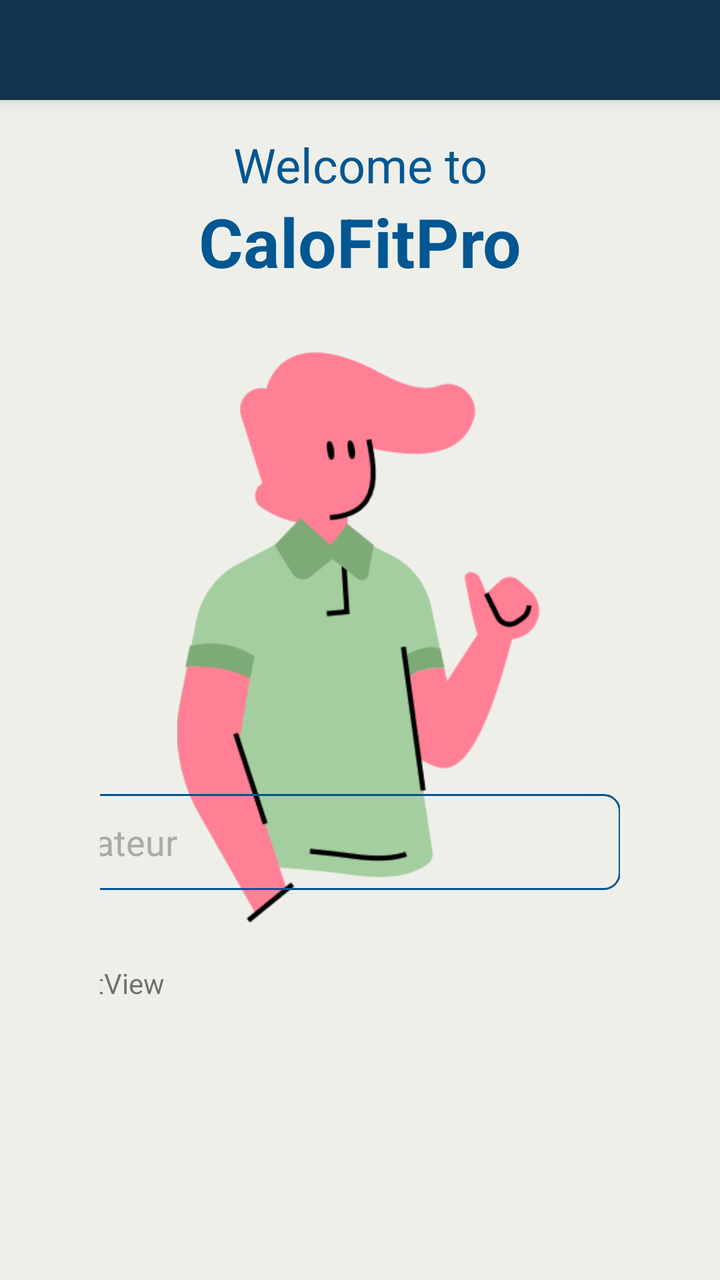
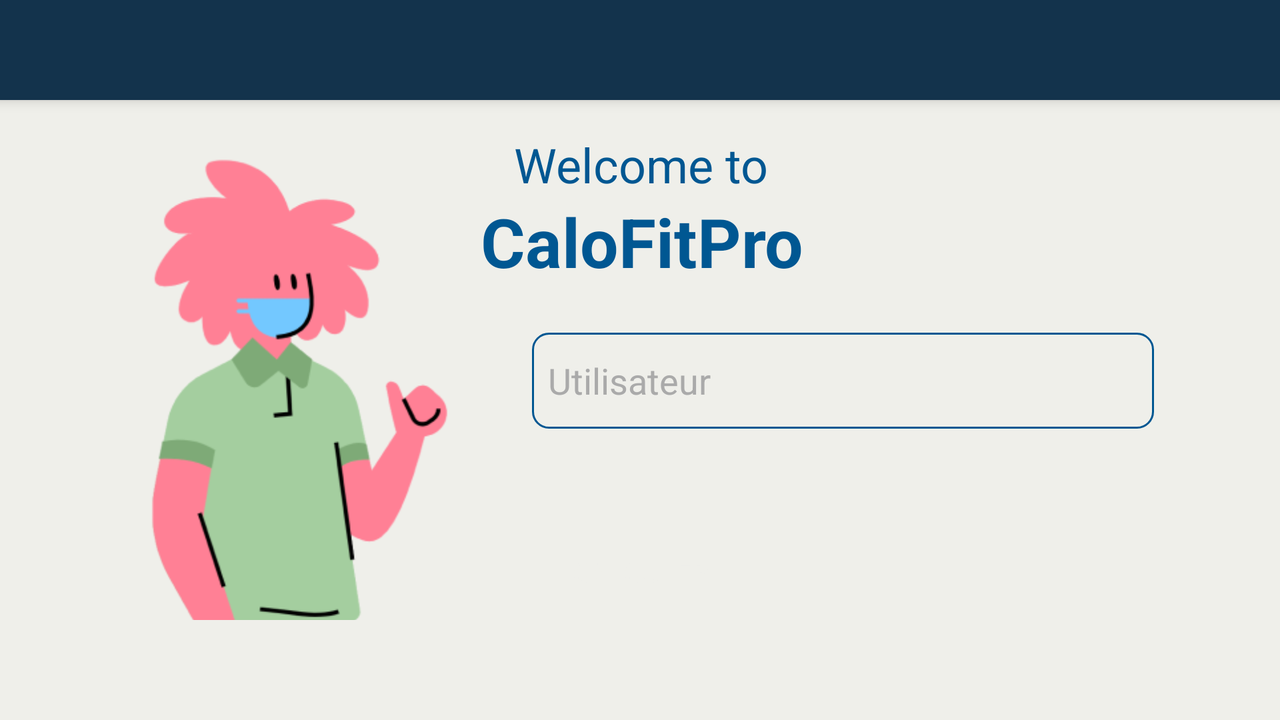

First picture: res/layout/ on a phone held upright. Second picture: the repository's own variant of that layout, on a device whose configuration matches the variant's folder. Source for both follows.
<!-- AndroidManifest.xml: application theme Theme.CaloFitPro -->
<!-- res/layout/activity_main.xml -->
<?xml version="1.0" encoding="utf-8"?>
<androidx.constraintlayout.widget.ConstraintLayout
        xmlns:android="http://schemas.android.com/apk/res/android"
        xmlns:tools="http://schemas.android.com/tools"
        xmlns:app="http://schemas.android.com/apk/res-auto"
        android:layout_width="match_parent"
        android:layout_height="match_parent"
        tools:context=".MainActivity"
        android:fontFamily="@font/poppins"
        android:background="@color/beige">

    <androidx.appcompat.widget.Toolbar
            android:id="@+id/main_toolbar"
            android:layout_width="match_parent"
            android:layout_height="50dp"
            android:background="?attr/colorPrimary"
            android:elevation="4dp"
            android:theme="@style/ThemeOverlay.AppCompat.ActionBar"
            app:popupTheme="@style/ThemeOverlay.AppCompat.Light" app:layout_constraintTop_toTopOf="parent"
            app:layout_constraintStart_toStartOf="parent"/>

    <androidx.constraintlayout.widget.ConstraintLayout
            android:layout_width="match_parent"
            android:layout_height="match_parent" app:layout_constraintStart_toStartOf="parent"
            app:layout_constraintTop_toTopOf="parent" android:layout_marginStart="50dp" android:layout_marginTop="50dp"
            app:layout_constraintEnd_toEndOf="parent" app:layout_constraintBottom_toBottomOf="parent"
            android:layout_marginEnd="50dp" android:layout_marginBottom="50dp">

        <TextView
                android:id="@+id/textView"
                android:layout_width="wrap_content"
                android:layout_height="wrap_content"
                android:text="@string/app_name"
                android:textSize="34sp"
                android:textStyle="bold"
                android:textColor="@color/blue"
                app:layout_constraintStart_toStartOf="parent"
                app:layout_constraintEnd_toEndOf="parent"
                app:layout_constraintTop_toTopOf="parent" android:layout_marginTop="48dp"
                app:layout_constraintHorizontal_bias="0.503"/>
        <TextView
                android:id="@+id/welcomeTextView"
                android:layout_width="wrap_content"
                android:layout_height="wrap_content"
                android:text="@string/welcome_to"
                android:textSize="24sp"
                android:fontWeight="500"
                android:textColor="@color/blue"
                app:layout_constraintStart_toStartOf="parent"
                app:layout_constraintEnd_toEndOf="parent"
                app:layout_constraintHorizontal_bias="0.502" app:layout_constraintTop_toTopOf="parent"
                android:layout_marginTop="16dp"/>
        <ImageView
                android:id="@+id/homeImage"
                android:layout_width="201dp"
                android:layout_height="289dp"
                app:srcCompat="@drawable/login_img"
                app:layout_constraintStart_toStartOf="parent"
                app:layout_constraintEnd_toEndOf="parent"
                app:layout_constraintTop_toBottomOf="@id/welcomeTextView" android:layout_marginTop="76dp"
                app:layout_constraintHorizontal_bias="0.504"/>

        <EditText
                android:id="@+id/editTextText"
                android:layout_width="311dp"
                android:layout_height="48dp"
                android:ems="10"
                android:inputType="text"
                android:hint="@string/utilisateur"
                android:background="@drawable/rounded_search"
                android:textColorHint="@android:color/darker_gray"
                app:layout_constraintStart_toStartOf="parent"
                app:layout_constraintEnd_toEndOf="parent" android:autofillHints=""
                app:layout_constraintHorizontal_bias="1.0" android:layout_marginBottom="37dp"
                app:layout_constraintBottom_toTopOf="@+id/oldCalorieValue"/>
        <TextView
                android:id="@+id/oldCalorieValue"
                android:layout_width="310dp"
                android:layout_height="48dp"
                android:text="TextView"
                app:layout_constraintEnd_toEndOf="parent"
                app:layout_constraintStart_toStartOf="parent"
                app:layout_constraintBottom_toTopOf="@+id/homeCalculate" android:layout_marginBottom="12dp"/>
        <androidx.appcompat.widget.AppCompatButton
                android:id="@+id/homeCalculate"
                android:layout_width="141dp"
                android:layout_height="48dp"
                android:text="@string/calculer"
                android:background="@drawable/rounded_button"
                app:layout_constraintBottom_toBottomOf="parent"
                app:layout_constraintStart_toStartOf="parent"
                app:layout_constraintEnd_toEndOf="parent"
                android:textColor="@color/beige" app:layout_constraintHorizontal_bias="0.005"/>
        <androidx.appcompat.widget.AppCompatButton
                android:id="@+id/graphBtn"
                android:layout_width="141dp"
                android:layout_height="48dp"
                android:text="@string/voir_mon_graphique"
                android:background="@drawable/rounded_button"
                app:layout_constraintBottom_toBottomOf="parent"
                app:layout_constraintStart_toStartOf="parent"
                app:layout_constraintEnd_toEndOf="parent"
                android:textColor="@color/beige" app:layout_constraintHorizontal_bias="1.0"/>


    </androidx.constraintlayout.widget.ConstraintLayout>


</androidx.constraintlayout.widget.ConstraintLayout>
<!-- resources referenced by this layout -->
<resources>
  <color name="beige">#EFEFEA</color>
  <color name="blue">#005792</color>
  <!-- drawable login_img: png bitmap (drawable, 18648 bytes) -->
  <!-- drawable rounded_search (drawable) -->
  <shape xmlns:android="http://schemas.android.com/apk/res/android">
      <solid android:color="@android:color/transparent" />
      <corners android:radius="8dp" />
      <stroke android:width="1dp" android:color="@color/blue" />
      <padding android:left="8dp" android:top="8dp" android:right="8dp" android:bottom="8dp"/>
  </shape>
  <string name="app_name">CaloFitPro</string>
  <string name="calculer">Calculer</string>
  <string name="utilisateur">Utilisateur</string>
  <string name="voir_mon_graphique">Voir mon graphique</string>
  <string name="welcome_to">Welcome to</string>
  <style name="Theme.CaloFitPro" parent="Base.Theme.CaloFitPro" />
  <style name="Base.Theme.CaloFitPro" parent="Theme.AppCompat.Light.NoActionBar">
          <item name="colorPrimary">@color/dark_blue</item>
          <item name="colorPrimaryVariant">@color/dark_blue</item>
          <item name="colorOnPrimary">@color/white</item>
          <item name="colorSecondary">@color/black</item>
          <item name="colorSecondaryVariant">@color/orange</item>
          <item name="colorOnSecondary">@color/white</item>
          <item name="colorSurface">@color/beige</item>
          <item name="colorOnSurface">@color/black</item>
          <item name="colorError">@color/orange</item>
          <item name="colorOnError">@color/white</item>
          <item name="textFillColor">@color/blue</item>
          <item name="android:textColorPrimary">@color/dark_blue</item>
      </style>
  <color name="dark_blue">#13334C</color>
  <color name="white">#FFFFFFFF</color>
  <color name="black">#FF000000</color>
  <color name="orange">#FD5F00</color>
</resources>
<!-- res/layout-land/activity_main.xml (the repository's variant of the layout above) -->
<!-- drawn on the phone turned sideways -->
<?xml version="1.0" encoding="utf-8"?>
<androidx.constraintlayout.widget.ConstraintLayout
        xmlns:android="http://schemas.android.com/apk/res/android"
        xmlns:tools="http://schemas.android.com/tools"
        xmlns:app="http://schemas.android.com/apk/res-auto"
        android:layout_width="match_parent"
        android:layout_height="match_parent"
        tools:context=".MainActivity"
        android:fontFamily="@font/poppins"
        android:background="@color/beige">

    <androidx.appcompat.widget.Toolbar
            android:id="@+id/main_toolbar"
            android:layout_width="match_parent"
            android:layout_height="50dp"
            android:background="?attr/colorPrimary"
            android:elevation="4dp"
            android:theme="@style/ThemeOverlay.AppCompat.ActionBar"
            app:popupTheme="@style/ThemeOverlay.AppCompat.Light" app:layout_constraintTop_toTopOf="parent"
            app:layout_constraintStart_toStartOf="parent"/>

    <androidx.constraintlayout.widget.ConstraintLayout
            android:layout_width="match_parent"
            android:layout_height="match_parent" app:layout_constraintStart_toStartOf="parent"
            app:layout_constraintTop_toTopOf="parent" android:layout_marginStart="50dp" android:layout_marginTop="50dp"
            app:layout_constraintEnd_toEndOf="parent" app:layout_constraintBottom_toBottomOf="parent"
            android:layout_marginEnd="50dp" android:layout_marginBottom="50dp">

        <TextView
                android:id="@+id/textView"
                android:layout_width="wrap_content"
                android:layout_height="wrap_content"
                android:text="@string/app_name"
                android:textSize="34sp"
                android:textStyle="bold"
                android:textColor="@color/blue"
                app:layout_constraintStart_toStartOf="parent"
                app:layout_constraintEnd_toEndOf="parent"
                app:layout_constraintTop_toTopOf="parent" android:layout_marginTop="48dp"
                app:layout_constraintHorizontal_bias="0.503"/>
        <TextView
                android:id="@+id/welcomeTextView"
                android:layout_width="wrap_content"
                android:layout_height="wrap_content"
                android:text="@string/welcome_to"
                android:textSize="24sp"
                android:fontWeight="500"
                android:textColor="@color/blue"
                app:layout_constraintStart_toStartOf="parent"
                app:layout_constraintEnd_toEndOf="parent"
                app:layout_constraintHorizontal_bias="0.502" app:layout_constraintTop_toTopOf="parent"
                android:layout_marginTop="16dp"/>

        <ImageView
                android:id="@+id/homeImage"
                android:layout_width="201dp"
                android:layout_height="289dp"
                app:srcCompat="@drawable/login_img_landscape"
                app:layout_constraintStart_toStartOf="parent" app:layout_constraintTop_toTopOf="parent"
                android:layout_marginTop="12dp"/>
        <EditText
                android:id="@+id/editTextText"
                android:layout_width="311dp"
                android:layout_height="48dp"
                android:ems="10"
                android:inputType="text"
                android:hint="@string/utilisateur"
                android:background="@drawable/rounded_search"
                android:textColorHint="@android:color/darker_gray"
                android:autofillHints=""
                android:layout_marginStart="15dp"
                app:layout_constraintStart_toEndOf="@+id/homeImage" android:layout_marginTop="23dp"
                app:layout_constraintTop_toBottomOf="@+id/textView"/>
        <TextView
                android:id="@+id/oldCalorieValue"
                android:layout_width="310dp"
                android:layout_height="48dp"
                android:text="TextView"
                android:visibility="invisible"
                app:layout_constraintEnd_toEndOf="parent"
                app:layout_constraintStart_toStartOf="parent"
                app:layout_constraintBottom_toTopOf="@+id/homeCalculate" android:layout_marginBottom="32dp"
                app:layout_constraintHorizontal_bias="0.673"/>
        <androidx.appcompat.widget.AppCompatButton
                android:id="@+id/homeCalculate"
                android:layout_width="141dp"
                android:layout_height="48dp"
                android:text="@string/calculer"
                android:background="@drawable/rounded_button"
                app:layout_constraintBottom_toBottomOf="parent"
                app:layout_constraintStart_toStartOf="parent"
                app:layout_constraintEnd_toEndOf="parent"
                android:textColor="@color/beige"/>


    </androidx.constraintlayout.widget.ConstraintLayout>


</androidx.constraintlayout.widget.ConstraintLayout>
<!-- resources referenced by the variant -->
<!-- as the phone turned sideways resolves them -->
<resources>
  <color name="beige">#EFEFEA</color>
  <color name="blue">#005792</color>
  <!-- drawable login_img_landscape: png bitmap (drawable, 21232 bytes) -->
  <!-- drawable rounded_search (drawable) -->
  <shape xmlns:android="http://schemas.android.com/apk/res/android">
      <solid android:color="@android:color/transparent" />
      <corners android:radius="8dp" />
      <stroke android:width="1dp" android:color="@color/blue" />
      <padding android:left="8dp" android:top="8dp" android:right="8dp" android:bottom="8dp"/>
  </shape>
  <string name="app_name">CaloFitPro</string>
  <string name="calculer">Calculer</string>
  <string name="utilisateur">Utilisateur</string>
  <string name="welcome_to">Welcome to</string>
  <style name="Theme.CaloFitPro" parent="Base.Theme.CaloFitPro" />
  <style name="Base.Theme.CaloFitPro" parent="Theme.AppCompat.Light.NoActionBar">
          <item name="colorPrimary">@color/dark_blue</item>
          <item name="colorPrimaryVariant">@color/dark_blue</item>
          <item name="colorOnPrimary">@color/white</item>
          <item name="colorSecondary">@color/black</item>
          <item name="colorSecondaryVariant">@color/orange</item>
          <item name="colorOnSecondary">@color/white</item>
          <item name="colorSurface">@color/beige</item>
          <item name="colorOnSurface">@color/black</item>
          <item name="colorError">@color/orange</item>
          <item name="colorOnError">@color/white</item>
          <item name="textFillColor">@color/blue</item>
          <item name="android:textColorPrimary">@color/dark_blue</item>
      </style>
  <color name="dark_blue">#13334C</color>
  <color name="white">#FFFFFFFF</color>
  <color name="black">#FF000000</color>
  <color name="orange">#FD5F00</color>
</resources>
